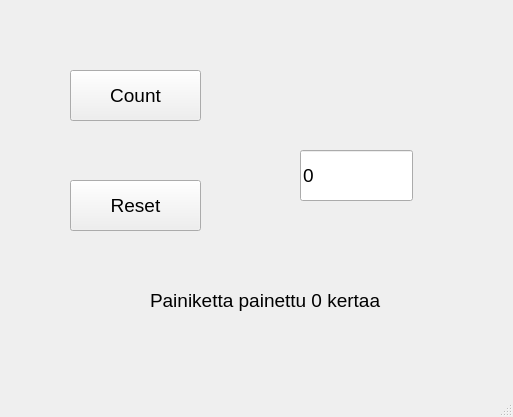
<?xml version="1.0" encoding="UTF-8"?>
<ui version="4.0">
 <class>MainWindow</class>
 <widget class="QMainWindow" name="MainWindow">
  <property name="geometry">
   <rect>
    <x>0</x>
    <y>0</y>
    <width>513</width>
    <height>417</height>
   </rect>
  </property>
  <property name="windowTitle">
   <string>MainWindow</string>
  </property>
  <widget class="QWidget" name="centralwidget">
   <widget class="QPushButton" name="btnCount">
    <property name="geometry">
     <rect>
      <x>70</x>
      <y>70</y>
      <width>131</width>
      <height>51</height>
     </rect>
    </property>
    <property name="font">
     <font>
      <pointsize>14</pointsize>
     </font>
    </property>
    <property name="text">
     <string>Count</string>
    </property>
   </widget>
   <widget class="QPushButton" name="btnReset">
    <property name="geometry">
     <rect>
      <x>70</x>
      <y>180</y>
      <width>131</width>
      <height>51</height>
     </rect>
    </property>
    <property name="font">
     <font>
      <pointsize>14</pointsize>
     </font>
    </property>
    <property name="text">
     <string>Reset</string>
    </property>
   </widget>
   <widget class="QLineEdit" name="txtResult">
    <property name="geometry">
     <rect>
      <x>300</x>
      <y>150</y>
      <width>113</width>
      <height>51</height>
     </rect>
    </property>
    <property name="font">
     <font>
      <pointsize>14</pointsize>
     </font>
    </property>
    <property name="text">
     <string>0</string>
    </property>
   </widget>
   <widget class="QLabel" name="labelInfo">
    <property name="geometry">
     <rect>
      <x>150</x>
      <y>280</y>
      <width>281</width>
      <height>41</height>
     </rect>
    </property>
    <property name="font">
     <font>
      <pointsize>14</pointsize>
     </font>
    </property>
    <property name="text">
     <string>Painiketta painettu 0 kertaa</string>
    </property>
   </widget>
  </widget>
  <widget class="QMenuBar" name="menubar">
   <property name="geometry">
    <rect>
     <x>0</x>
     <y>0</y>
     <width>513</width>
     <height>21</height>
    </rect>
   </property>
  </widget>
  <widget class="QStatusBar" name="statusbar"/>
 </widget>
 <resources/>
 <connections/>
</ui>
